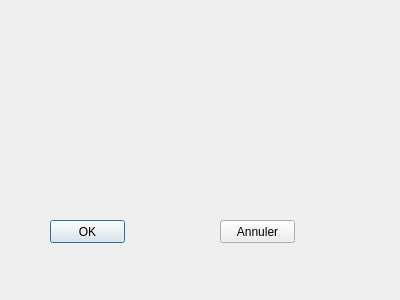
<?xml version="1.0" encoding="UTF-8"?>
<ui version="4.0">
 <class>FenetreContact</class>
 <widget class="QDialog" name="FenetreContact">
  <property name="geometry">
   <rect>
    <x>0</x>
    <y>0</y>
    <width>400</width>
    <height>300</height>
   </rect>
  </property>
  <property name="windowTitle">
   <string>Dialog</string>
  </property>
  <widget class="QPushButton" name="pushButton">
   <property name="geometry">
    <rect>
     <x>50</x>
     <y>220</y>
     <width>75</width>
     <height>23</height>
    </rect>
   </property>
   <property name="text">
    <string>OK</string>
   </property>
  </widget>
  <widget class="QPushButton" name="pushButton_Annul">
   <property name="geometry">
    <rect>
     <x>220</x>
     <y>220</y>
     <width>75</width>
     <height>23</height>
    </rect>
   </property>
   <property name="text">
    <string>Annuler</string>
   </property>
  </widget>
 </widget>
 <resources/>
 <connections/>
</ui>
